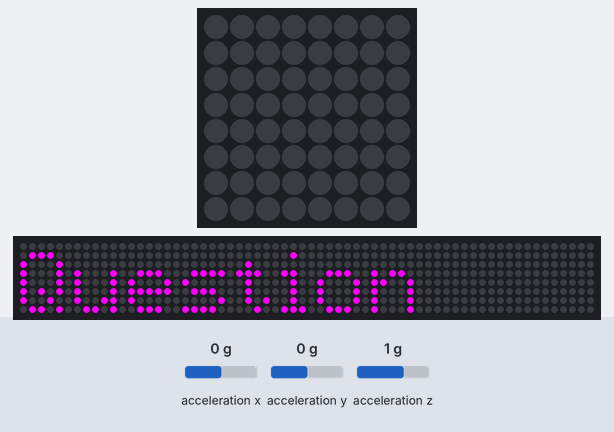
Recording of a program running on a simulated Raspberry Pi (BCM pin numbers) with a Sense HAT. Parts: the Sense HAT's 8×8 RGB LED matrix, a strip that is not on the board, showing the scrolling text unrolled. The inputs (shaded band) are chosen by the test bench; at power-on: acceleration x 0 g, acceleration y 0 g, acceleration z 1 g. Random numbers come from a fixed seed; the 64×8 strip is a reading aid, not a part: it shows the text the matrix is scrolling, unrolled, one strip-width of it at a time.

Above: at 5.35 s.
9.6 s: acceleration x set to -3.4 g
At 9.66 s:
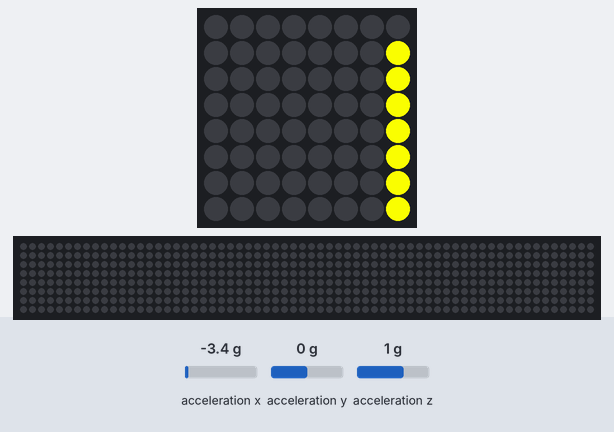
At 10.01 s:
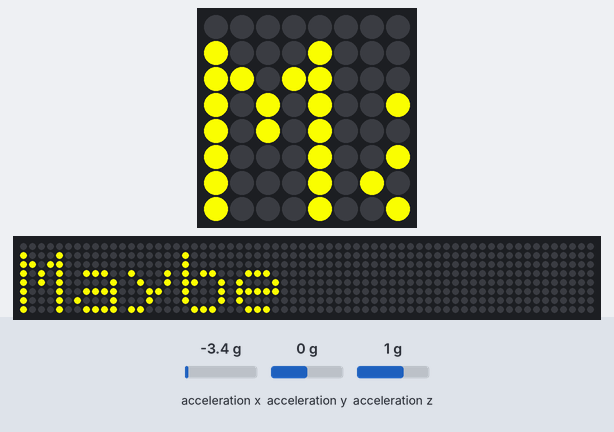
11.3 s: acceleration x set to -1.8 g
13.0 s: acceleration y set to -3.4 g
At 13.06 s:
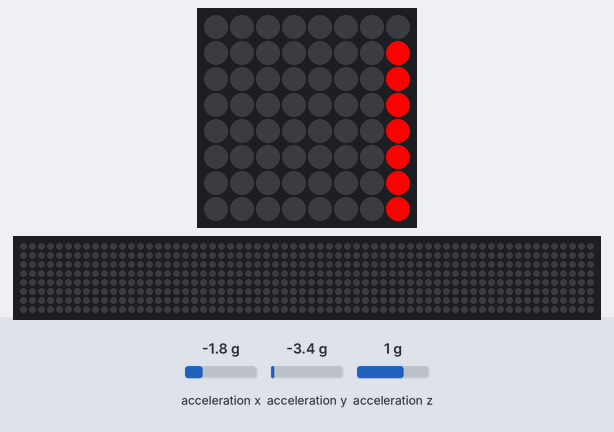

The program:

main.py
```python
from random import choice
from time import sleep
from sense_hat import SenseHat

sense = SenseHat()

sense.show_message('Ask Me A Question', text_colour=(255, 0, 255), scroll_speed=0.05 )
sleep(3)

replies = [('Maybe', (255, 255, 0)), ('Yes', (0, 255, 0)), ('No', (255, 0, 0))]

while True:
    x, y, z = sense.get_accelerometer_raw().values()

    x = abs(x)
    y = abs(y)
    z = abs(z)

    if x > 2 or y > 2 or z > 2:
        reply, colour = choice(replies)
        sense.show_message(reply, text_colour=colour, scroll_speed=0.05)
    else:
        sense.clear()
```

Measured:
- after the input at 9.6 s, the LEDs: change after 0.05 s (image 1)
- after the input at 13.0 s, the LEDs: change after 0.05 s (image 3)
